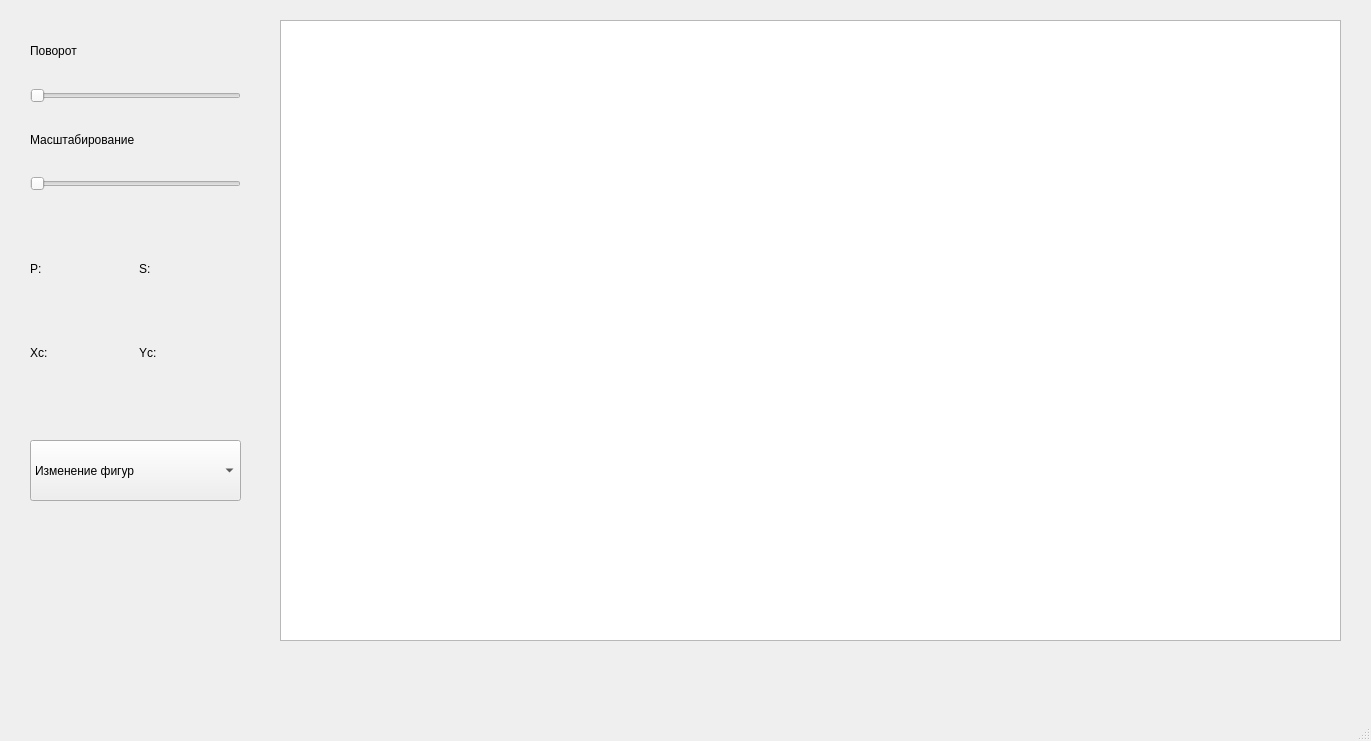
<?xml version="1.0" encoding="UTF-8"?>
<ui version="4.0">
 <class>MainWindow</class>
 <widget class="QMainWindow" name="MainWindow">
  <property name="geometry">
   <rect>
    <x>0</x>
    <y>0</y>
    <width>1371</width>
    <height>741</height>
   </rect>
  </property>
  <property name="windowTitle">
   <string>MainWindow</string>
  </property>
  <widget class="QWidget" name="centralwidget">
   <widget class="QGraphicsView" name="graphicsView">
    <property name="geometry">
     <rect>
      <x>280</x>
      <y>20</y>
      <width>1061</width>
      <height>621</height>
     </rect>
    </property>
   </widget>
   <widget class="QWidget" name="verticalLayoutWidget">
    <property name="geometry">
     <rect>
      <x>30</x>
      <y>20</y>
      <width>211</width>
      <height>171</height>
     </rect>
    </property>
    <layout class="QVBoxLayout" name="verticalLayout">
     <item>
      <widget class="QLabel" name="label_5">
       <property name="text">
        <string>Поворот</string>
       </property>
      </widget>
     </item>
     <item>
      <widget class="QSlider" name="horizontalSlider">
       <property name="orientation">
        <enum>Qt::Horizontal</enum>
       </property>
      </widget>
     </item>
     <item>
      <widget class="QLabel" name="label_6">
       <property name="text">
        <string>Масштабирование</string>
       </property>
      </widget>
     </item>
     <item>
      <widget class="QSlider" name="horizontalSlider_2">
       <property name="orientation">
        <enum>Qt::Horizontal</enum>
       </property>
      </widget>
     </item>
    </layout>
   </widget>
   <widget class="QWidget" name="gridLayoutWidget">
    <property name="geometry">
     <rect>
      <x>30</x>
      <y>230</y>
      <width>211</width>
      <height>161</height>
     </rect>
    </property>
    <layout class="QGridLayout" name="gridLayout">
     <item row="1" column="0">
      <widget class="QLabel" name="label_2">
       <property name="text">
        <string>Xc:</string>
       </property>
      </widget>
     </item>
     <item row="0" column="0">
      <widget class="QLabel" name="label">
       <property name="text">
        <string>P:</string>
       </property>
      </widget>
     </item>
     <item row="0" column="1">
      <widget class="QLabel" name="label_3">
       <property name="text">
        <string>S:</string>
       </property>
      </widget>
     </item>
     <item row="1" column="1">
      <widget class="QLabel" name="label_4">
       <property name="text">
        <string>Yc:</string>
       </property>
      </widget>
     </item>
    </layout>
   </widget>
   <widget class="QComboBox" name="menu">
    <property name="geometry">
     <rect>
      <x>30</x>
      <y>440</y>
      <width>211</width>
      <height>61</height>
     </rect>
    </property>
    <item>
     <property name="text">
      <string>Изменение фигур</string>
     </property>
    </item>
    <item>
     <property name="text">
      <string>Квадрат</string>
     </property>
    </item>
    <item>
     <property name="text">
      <string>Прямоугольник</string>
     </property>
    </item>
    <item>
     <property name="text">
      <string>Треугольник</string>
     </property>
    </item>
    <item>
     <property name="text">
      <string>Ромб</string>
     </property>
    </item>
    <item>
     <property name="text">
      <string>Шестиугольник</string>
     </property>
    </item>
    <item>
     <property name="text">
      <string>5-ти конечная звезда</string>
     </property>
    </item>
    <item>
     <property name="text">
      <string>6-ти конечная звезда</string>
     </property>
    </item>
    <item>
     <property name="text">
      <string>8-ми конечная звезда</string>
     </property>
    </item>
    <item>
     <property name="text">
      <string>Эллипс</string>
     </property>
    </item>
    <item>
     <property name="text">
      <string>Круг</string>
     </property>
    </item>
   </widget>
  </widget>
  <widget class="QMenuBar" name="menubar">
   <property name="geometry">
    <rect>
     <x>0</x>
     <y>0</y>
     <width>1371</width>
     <height>22</height>
    </rect>
   </property>
  </widget>
  <widget class="QStatusBar" name="statusbar"/>
 </widget>
 <resources/>
 <connections/>
</ui>
